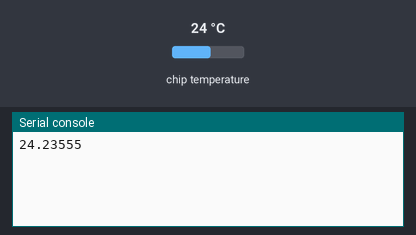
Recording of a program running on a simulated Raspberry Pi Pico running MicroPython. On the bench: the last lines printed to the serial console. The test bench sets the inputs (shaded band); at power-on: chip temperature 24 °C.

Above: at 1.2 s.
1.3 s: chip temperature set to 1 °C
At 2.6 s:
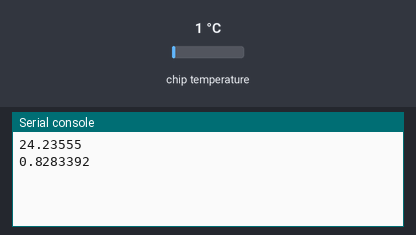
2.8 s: chip temperature set to 11 °C
At 3.5 s:
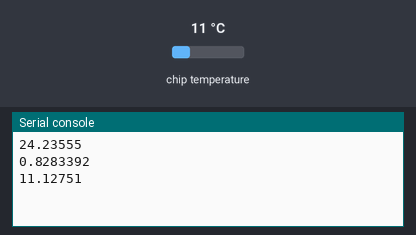
Timing chart, 0 to 5.8 s (numbered marks = the images above; inputs shaded):
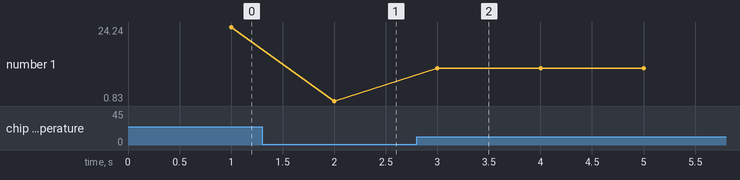

Measured:
- after the input at 1.3 s, the serial console: prints a new line after 0.70 s (image 1)
- after the input at 2.8 s, the serial console: prints a new line after 0.20 s (image 2)
- plotted number 1: 24.24 → 0.83 after the input at 1.3 s, 0.83 → 11.13 after the input at 2.8 s

The program:

lesson7_2.py
```python
"""
from machine import ADC,Pin,Timer

adc = ADC(4)     # create ADC object on ADC pin,最後一個,溫度
def second1(t):
    print(adc.read_u16())

tim1 = Timer()
tim1.init(period=1000, callback=second1)
"""

from machine import ADC,Pin,Timer

adc = ADC(4)     # create ADC object on ADC pin,最後一個,溫度
conversion_factor = 3.3/65535

def second1(t):
    reading_v = adc.read_u16() * conversion_factor
    # The temperature sensor measures the Vbe voltage of a biased bipolar diode, connected to the fifth ADC channel
    # Typically, Vbe = 0.706V at 27 degrees C, with a slope of -1.721mV (0.001721) per degree.
    celsius = 27 - (reading_v-0.706) / 0.001721
    print(celsius)

tim1 = Timer()
tim1.init(period=1000, callback=second1)
```
